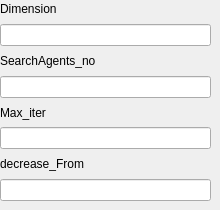
       <widget class="QWidget" name="GWO_2">
        <widget class="QWidget" name="verticalLayoutWidget_8">
         <property name="geometry">
          <rect>
           <x>0</x>
           <y>0</y>
           <width>211</width>
           <height>201</height>
          </rect>
         </property>
         <layout class="QVBoxLayout" name="verticalLayout_13">
          <item>
           <widget class="QLabel" name="label_27">
            <property name="text">
             <string>Dimension</string>
            </property>
           </widget>
          </item>
          <item>
           <widget class="QLineEdit" name="GWO_dim_2"/>
          </item>
          <item>
           <widget class="QLabel" name="label_28">
            <property name="text">
             <string>SearchAgents_no</string>
            </property>
           </widget>
          </item>
          <item>
           <widget class="QLineEdit" name="GWO_SearchAgentsNo_2"/>
          </item>
          <item>
           <widget class="QLabel" name="label_29">
            <property name="text">
             <string>Max_iter</string>
            </property>
           </widget>
          </item>
          <item>
           <widget class="QLineEdit" name="GWO_maxIter_2"/>
          </item>
          <item>
           <widget class="QLabel" name="label_30">
            <property name="text">
             <string>decrease_From</string>
            </property>
           </widget>
          </item>
          <item>
           <widget class="QLineEdit" name="GWO_decreaseFrom_2"/>
          </item>
         </layout>
        </widget>
       </widget>
